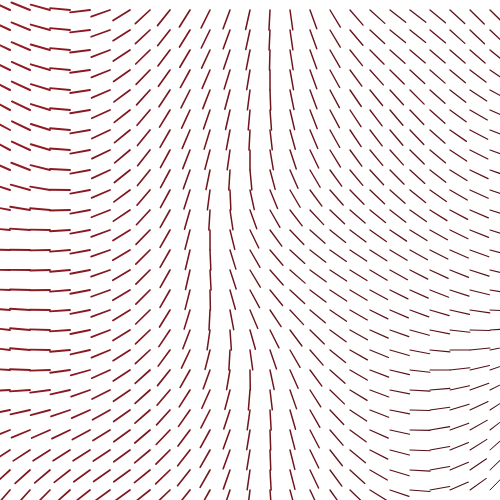
Frame 1 (no input)
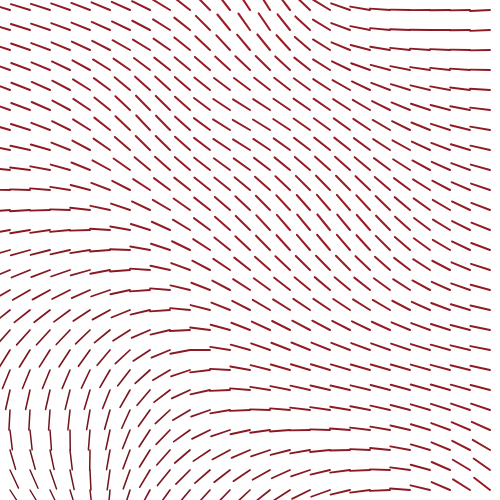
Frame 60 (no input)
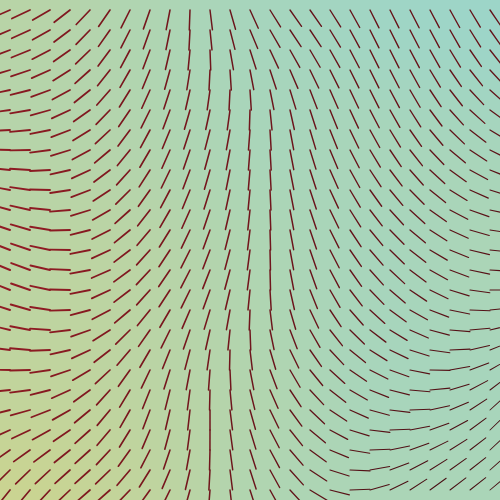
Frame 120 (the mouse pressed at the canvas centre since frame 60)

The p5.js sketch that drew these frames (run headless with seeded random() and noise() and a simulated clock; from frame 60 on, the mouse is pressed at the canvas centre):

// p5.js sketch
// ── sketch.js
var stepSize = 20;

function setup() {
    createCanvas(500, 500);
}
///////////////////////////////////////////////////////////////////////
function draw() {
    background(125);

    colorGrid();
    compassGrid();
}
///////////////////////////////////////////////////////////////////////
function colorGrid(){
    // your code here
    for (var col=0 ;col<25 ;col++){
        for (var row=0; row<25 ; row++){
            
            var left = col * stepSize;
            var top = row * stepSize;
            var n = noise(left/1000, top/1000, frameCount/mouseX) ;
            var lerC = color("#70D6FF");
            var lerC2 = color("#F4D35E");
            var lerp = lerpColor (lerC, lerC2, n);

            fill(lerp); 
            noStroke() ;
            rect(left, top, stepSize, stepSize);
        }
    }
}
    ///////////////////////////////////////////////////////////////////////
    function compassGrid(){
        // your code here
        for (var x = 0; x < width; x += width/25) {
            for (var y = 0; y < height; y += height/25) {

                var speed = map(mouseX +10, 0, width, 0, 1);
                var fr = frameCount/(1000*speed);
                var compNoise = noise(x/1000, y/1000, fr);
                var angle = map(compNoise, 0, 1, 0, 720);
                var cols = lerpColor(color("#000103"), color("#DF2935"), compNoise);
                var l = map(compNoise, 0, 1, 0, 3);
                var noiseLength = noise(x/100, y/100, fr)*stepSize;

                push()
                translate(stepSize/2 + x,stepSize/2 + y);
                stroke(cols);
                strokeWeight(l);
                rotate(radians(angle));
                line(0, 0, 0, max(noiseLength, 20));
                pop()
            }
        }
    }
